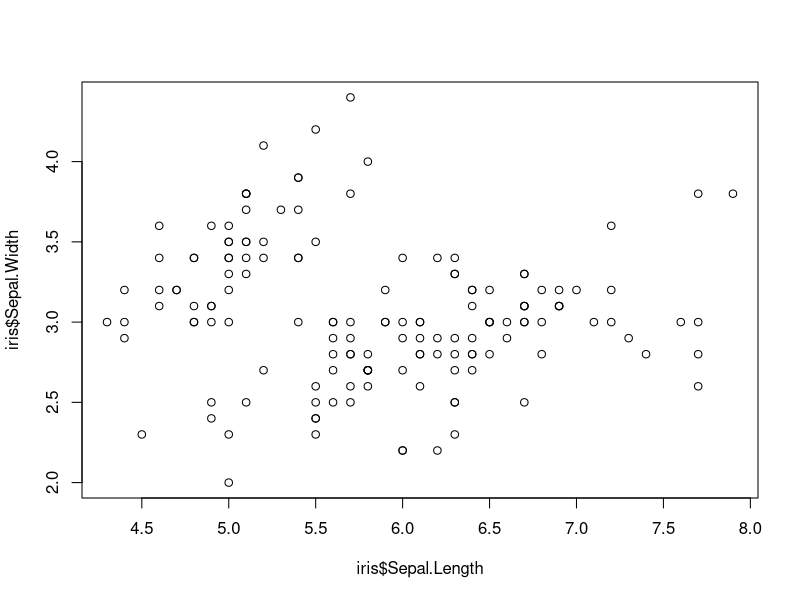
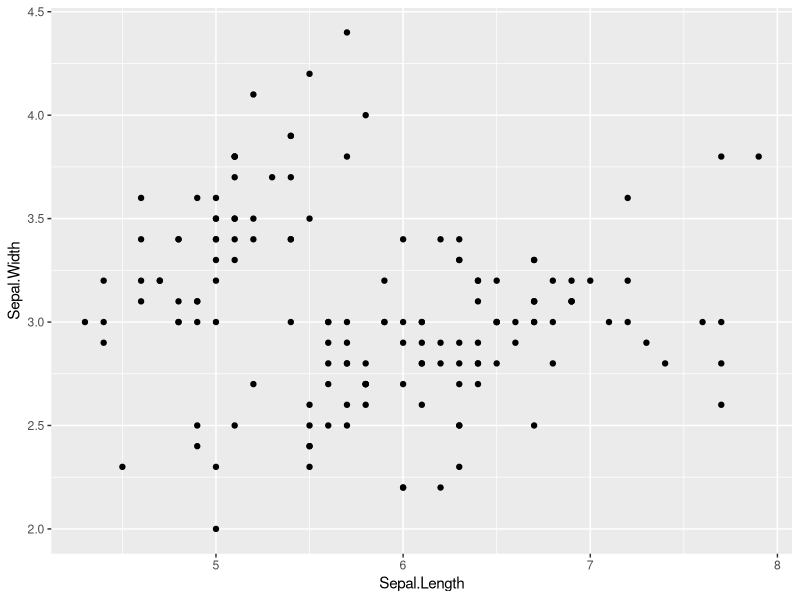
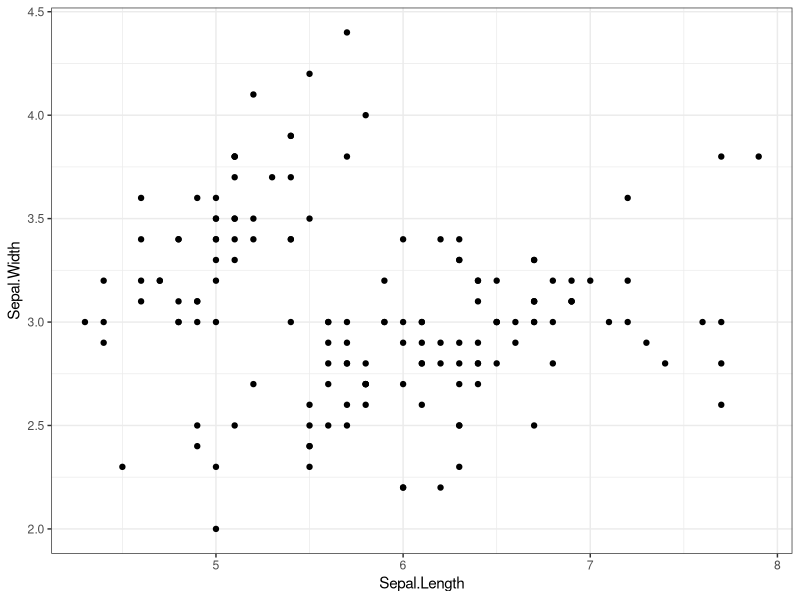
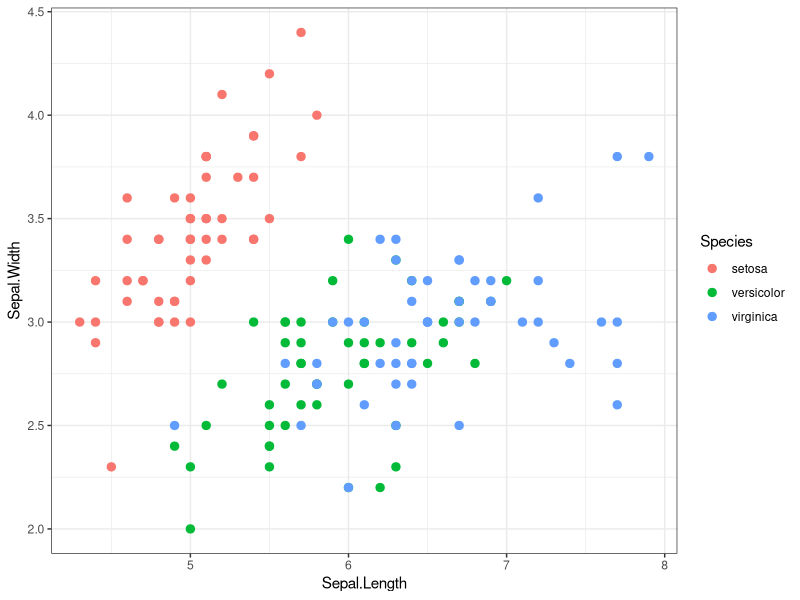

Source code (R) for these figures, in order:
#use built in iris dataset
#take a look at it 
head(iris)
#load in some tidyverse packages
library(dplyr)
library(ggplot2)

irisdf <- iris

#####################################
##### Part 1: for loops         #####
#####################################

#Using only data for iris versicolor
#write a for loop
#that produces a regression table
#for each of the following relationships
#1. iris  sepal length x width
#2. iris  petal length x width
#3. iris sepal length x petal length

versi <- iris[iris$Species == "versicolor", ]

x <- c("Sepal.Length","Petal.Length","Sepal.Length")
y <- c("Sepal.Width","Petal.Width","Petal.Length")

lm.out <- list()

for(i in 1:3){
  lm.out[[i]] <- lm(versi[ ,y[i]] ~ versi[ ,x[i]])
}

#####################################
##### Part 2: data in dplyr     #####
#####################################

#use dplyr to join data of maximum height
#to a new iris data frame
height <- data.frame(Species = c("virginica","setosa","versicolor"),
                     Height.cm = c(60,100,11.8))


#iris left
#height right

irisdf<-left_join(x= irisdf, y = height, by = "Species")
irisdf$Petal.Width/irisdf$Height.cm



#####################################
##### Part 3: plots in ggplot2  #####
#####################################
#look at base R scatter plot
plot(iris$Sepal.Length,iris$Sepal.Width)

#3a. now make the same plot in ggplot
ggplot(data = irisdf, aes(y = Sepal.Width, x= Sepal.Length))+
  geom_point()

#3b. make a scatter plot with ggplot and get rid of  busy grid lines
ggplot(data = irisdf, aes(y = Sepal.Width, x= Sepal.Length))+
  geom_point()+
  theme_bw()

#3c.make a scatter plot with ggplot and get rid of grid lines
#and show species by color increasing the point size

ggplot(data = irisdf, aes(y = Sepal.Width, x= Sepal.Length, color = Species))+
  geom_point(size =2.5)+
  theme_bw()

  #####################################
##### Question: how did         #####
##### arguments differ between  #####
##### plot and ggplot?          #####
#####################################		